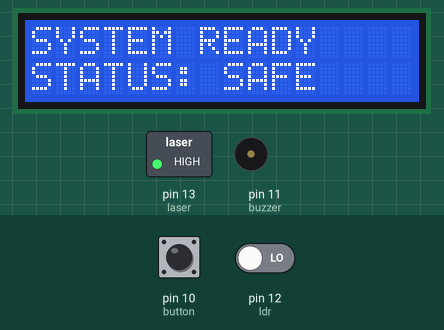
Bench run of a sketch on a simulated Arduino Uno, built with avr-gcc and run on an emulated ATmega328P. Shown: 16×2 character LCD, switched loads named in the sketch (green lamp = pin HIGH), buzzer (waves = sounding, pin HIGH). The test bench sets the inputs (shaded band); at power-on: pin 12 (ldr) LOW, pin 10 (button) HIGH.

Above: at 1.2 s.
1.3 s: pin 12 (ldr) driven HIGH
At 2.5 s:
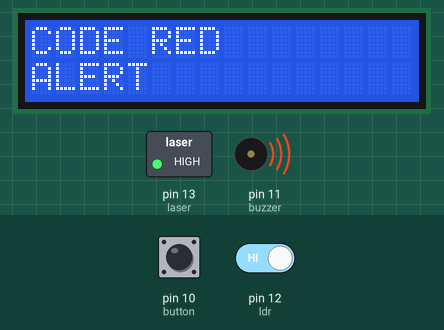
2.8 s: pin 10 (button) pulled LOW for 0.15 s
At 2.89 s:
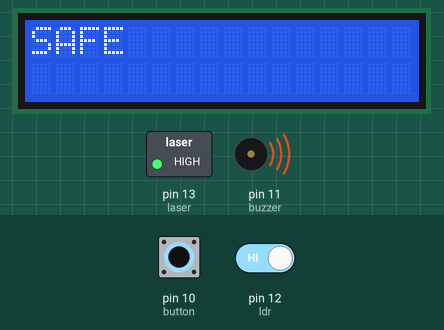
4.4 s: pin 10 (button) pulled LOW for 3.2 s
9.1 s: pin 10 (button) driven LOW
12.1 s: pin 10 (button) driven HIGH
At 13.1 s:
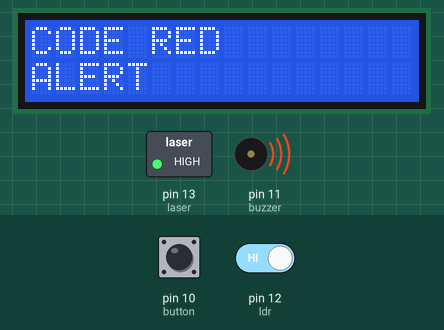
13.6 s: pin 10 (button) driven LOW
At 14.7 s:
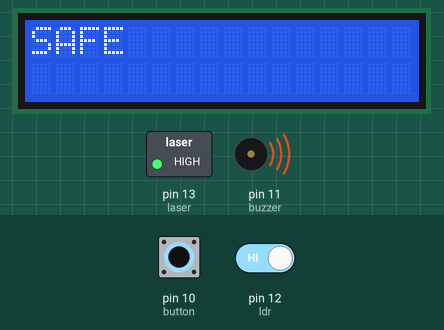
Timing chart, 0 to 16.6 s (numbered marks = the images above; inputs shaded):
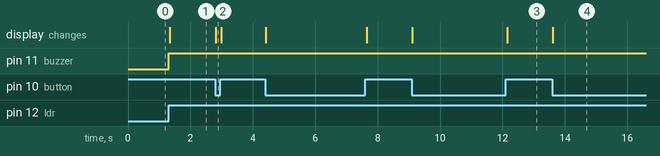

Measured:
- after the input at 1.3 s, pin 11 (buzzer): LOW → HIGH at once; the display: changes at once (image 1)
- after the input at 2.8 s, the display: changes at once (image 2)
- after the input at 12.1 s, the display: changes after 0.06 s (image 3)
- after the input at 13.6 s, the display: changes at once (image 4)

The sketch:

LASER_SECURITY_SYSTEM.ino
```cpp
int laser=13;
int ldr=12;
int buzzer=11;
int button=10;
#include<LiquidCrystal_I2C.h>
#include <Wire.h>
LiquidCrystal_I2C lcd (0x27,16,2);
bool alarmtrigger=false;

void setup() {
  // put your setup code here, to run once:
  pinMode(laser,OUTPUT);
  pinMode(ldr,INPUT);
  pinMode(buzzer,OUTPUT);
  pinMode(button,INPUT_PULLUP);
 lcd.init();
lcd.backlight();
lcd.clear();

  digitalWrite(laser,HIGH);
  lcd.clear(); lcd.setCursor(0,0);
  lcd.print("SYSTEM READY");
  lcd.setCursor(0, 1);
  lcd.print("STATUS: SAFE");


}

void loop() {
  // put your main code here, to run repeatedly:
  int buttonstate = digitalRead(button);

  int ldrvalue=digitalRead(ldr);
  if (ldrvalue==HIGH&&alarmtrigger==false){
    alarmtrigger=true;
    digitalWrite(buzzer,HIGH);
    lcd.clear();
    lcd.setCursor(0,0);
    lcd.print("CODE RED       ");
    lcd.setCursor(0,1);
    lcd.print("ALERT          ");
  }
if(buttonstate==LOW&&alarmtrigger==true){
  alarmtrigger=false;
  digitalWrite(buzzer,LOW);

  lcd.clear();
  lcd.setCursor(0,0);
  lcd.print("SAFE");

  }

}
```
